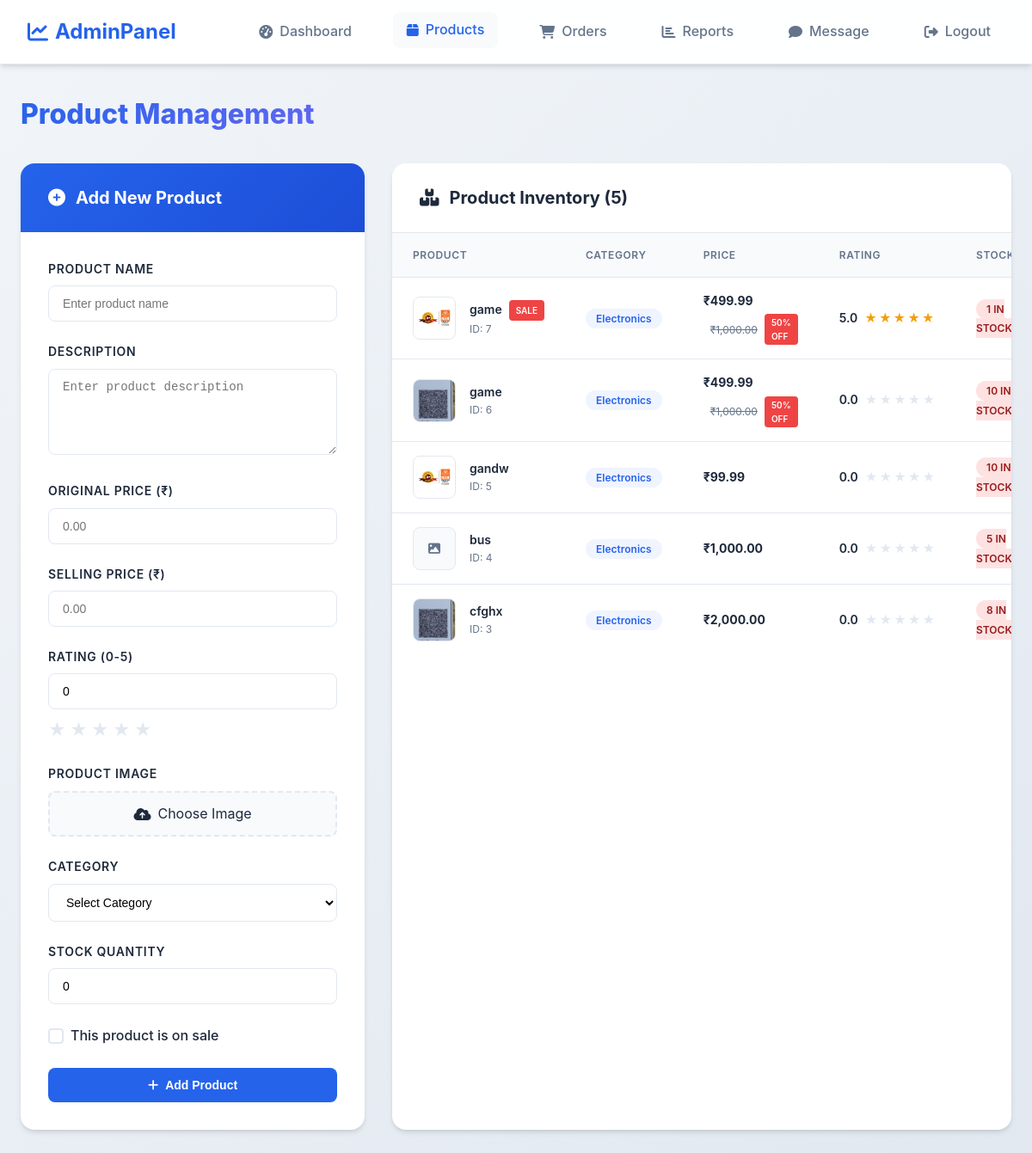
Screenshot of /admin/products.php (signed in) with the database file from the repository.
### tables this page shows
CREATE TABLE `products` (
  `product_id` int(11) NOT NULL,
  `product_name` varchar(100) DEFAULT NULL,
  `description` text DEFAULT NULL,
  `price` decimal(10,2) DEFAULT NULL,
  `original_price` int(50) NOT NULL,
  `rating` double NOT NULL,
  `on_sale` tinyint(1) NOT NULL,
  `image_url` varchar(255) DEFAULT NULL,
  `category_id` int(11) DEFAULT NULL,
  `stock_quantity` int(11) DEFAULT 0,
  `created_at` datetime DEFAULT current_timestamp(),
  `updated_at` datetime DEFAULT current_timestamp() ON UPDATE current_timestamp()
);

CREATE TABLE `categories` (
  `category_id` int(11) NOT NULL,
  `category_name` varchar(50) NOT NULL,
  `description` text DEFAULT NULL,
  `created_at` datetime DEFAULT current_timestamp()
);

### includes/db.php (called while the page is built, shortened)
<?php
function esc($s) {
    return htmlspecialchars($s, ENT_QUOTES | ENT_SUBSTITUTE, 'UTF-8');
}
?>

### admin/products.php (the view, shortened to what this page needs)
<?php
require_once __DIR__ . '/../includes/db.php';
$products   = $mysqli->query("SELECT p.*, c.category_name FROM products p
                 LEFT JOIN categories c ON p.category_id = c.category_id
                 ORDER BY p.product_id DESC")->fetch_all(MYSQLI_ASSOC);
?>
<!DOCTYPE html>
<html lang="en">
<head>
    <link rel="stylesheet" href="https://cdnjs.cloudflare.com/ajax/libs/font-awesome/6.4.0/css/all.min.css">
</head>
<body>
<?php include 'navbar.php'; ?>
<main class="container">
    <div class="page-header">
        <h1 class="page-title">Product Management</h1>
    </div>
    <div class="content-grid">
        <div class="form-card">
            <div class="card-header">
                <h3><i class="fas fa-plus-circle"></i> Add New Product</h3>
            </div>
            <div class="card-body">
                <form method="post" enctype="multipart/form-data">
                    <div class="form-group">
                        <label class="form-label">Product Name</label>
                        <input type="text" name="product_name" class="form-control" required placeholder="Enter product name">
                    </div>
                    <div class="form-group">
                        <label class="form-label">Description</label>
                        <textarea name="description" class="form-control" placeholder="Enter product description"></textarea>
                    </div>
                    <div class="form-group">
                        <label class="form-label">Original Price (₹)</label>
                        <input type="number" name="original_price" step="0.01" class="form-control" required placeholder="0.00">
                    </div>
                    <div class="form-group">
                        <label class="form-label">Selling Price (₹)</label>
                        <input type="number" name="price" step="0.01" class="form-control" required placeholder="0.00">
                    </div>
                    <div class="form-group">
                        <label class="form-label">Rating (0-5)</label>
                        <input type="number" name="rating" step="0.1" min="0" max="5" class="form-control" value="0" placeholder="0.0">
                        <div class="rating-stars" id="ratingStars">
                            <span class="rating-star" data-value="1">★</span>
                            <span class="rating-star" data-value="2">★</span>
                            <span class="rating-star" data-value="3">★</span>
                            <span class="rating-star" data-value="4">★</span>
                            <span class="rating-star" data-value="5">★</span>
                        </div>
                    </div>
                    <div class="form-group">
                        <label class="form-label">Product Image</label>
                        <div class="file-upload">
                            <label for="product_image" class="file-upload-label">
                                <i class="fas fa-cloud-upload-alt"></i>
                                Choose Image
                            </label>
                        </div>
                    </div>
                    <div class="form-group">
                        <label class="form-label">Category</label>
                        <select name="category_id" class="form-control" required>
                            <option value="">Select Category</option>
                        </select>
                    </div>
                    <div class="form-group">
                        <label class="form-label">Stock Quantity</label>
                        <input type="number" name="stock_quantity" class="form-control" value="0" min="0">
                    </div>
                    <div class="form-group">
                        <label class="checkbox-label">
                            <span class="checkbox-custom"></span>
                            This product is on sale
                        </label>
                    </div>
                    <button type="submit" class="btn btn-primary">
                        <i class="fas fa-plus"></i>
                        Add Product
                    </button>
                </form>
            </div>
        </div>
        <div class="products-card">
            <div class="card-header" style="background: white; border-bottom: 1px solid var(--border);">
                <h3 style="color: var(--dark);">
                    <i class="fas fa-boxes"></i>
                    Product Inventory (<?= count($products) ?>)
                </h3>
            </div>
            <div class="table-container">
                <table class="products-table">
                    <thead>
                        <tr>
                            <th>Product</th>
                            <th>Category</th>
                            <th>Price</th>
                            <th>Rating</th>
                            <th>Stock</th>
                        </tr>
                    </thead>
                    <tbody>
                        <?php if (empty($products)): ?>
                            <tr>
                                <td colspan="6">
                                    <div class="empty-state">
                                        <i class="fas fa-box-open"></i>
                                        <h3>No Products Found</h3>
                                        <p>Add your first product to get started</p>
                                    </div>
                                </td>
                            </tr>
                        <?php else: ?>
                            <?php foreach ($products as $p): ?>
                                <tr>
                                    <td>
                                        <div style="display: flex; align-items: center; gap: 1rem;">
                                            <?php if ($p['image_url']): ?>
                                                <img src="<?= $p['image_url'] ?>" alt="<?= esc($p['product_name']) ?>" class="product-image">
                                            <?php else: ?>
                                                <div class="product-image" style="background: var(--light); display: flex; align-items: center; justify-content: center;">
                                                    <i class="fas fa-image" style="color: var(--secondary);"></i>
                                                </div>
                                            <?php endif; ?>
                                            <div>
                                                <div style="font-weight: 600; color: var(--dark); display: flex; align-items: center;">
                                                    <?= esc($p['product_name']) ?>
                                                    <?php if ($p['on_sale']): ?>
                                                        <span class="sale-badge">SALE</span>
                                                    <?php endif; ?>
                                                </div>
                                                <div style="font-size: 0.75rem; color: var(--secondary);">ID: <?= $p['product_id'] ?></div>
                                            </div>
                                        </div>
                                    </td>
                                    <td>
                                        <span style="background: #f0f4ff; color: var(--primary); padding: 0.25rem 0.75rem; border-radius: 1rem; font-size: 0.75rem; font-weight: 600;">
                                            <?= esc($p['category_name']) ?>
                                        </span>
                                    </td>
                                    <td>
                                        <div class="current-price">
                                            ₹<?= number_format($p['price'], 2) ?>
                                        </div>
                                        <?php if ($p['original_price'] > $p['price']): ?>
                                            <div style="display: flex; align-items: center; margin-top: 0.25rem;">
                                                <span class="original-price">
                                                    ₹<?= number_format($p['original_price'], 2) ?>
                                                </span>
                                                <?php
                                                $discount_percent = round((($p['original_price'] - $p['price']) / $p['original_price']) * 100);
                                                ?>
                                                <span class="discount-badge">
                                                    <?= $discount_percent ?>% OFF
                                                </span>
                                            </div>
                                        <?php endif; ?>
                                    </td>
                                    <td>
                                        <div class="rating-display">
                                            <span class="rating-value"><?= number_format($p['rating'], 1) ?></span>
                                            <div class="rating-stars-display">
                                                <?php
                                                $rating = $p['rating'];
                                                for ($i = 1; $i <= 5; $i++):
                                                    $starClass = $i <= $rating ? 'active' : '';
                                                ?>
                                                    <span class="rating-star-display <?= $starClass ?>">★</span>
                                                <?php endfor; ?>
                                            </div>
                                        </div>
                                    </td>
                                    <td>
                                        <?php
                                        $stock_class = 'stock-high';
                                        if ($p['stock_quantity'] == 0) {
                                            $stock_class = 'stock-out';
                                        } elseif ($p['stock_quantity'] <= 10) {
                                            $stock_class = 'stock-low';
                                        } elseif ($p['stock_quantity'] <= 25) {
                                            $stock_class = 'stock-medium';
                                        }
                                        ?>
                                        <span class="stock-badge <?= $stock_class ?>">
                                            <?= $p['stock_quantity'] ?> in stock
                                        </span>
                                    </td>
                                </tr>
                            <?php endforeach; ?>
                        <?php endif; ?>
                    </tbody>
                </table>
            </div>
        </div>
    </div>
</main>
</body>
</html>

### admin/navbar.php (style rules this page uses)
:root { --primary: #2563eb; --primary-dark: #1d4ed8; --secondary: #64748b; --success: #10b981; --warning: #f59e0b; --danger: #ef4444; --info: #06b6d4; --light: #f8fafc; --dark: #1e293b; --border: #e2e8f0; --shadow: 0 4px 6px -1px rgba(0, 0, 0, 0.1), 0 2px 4px -1px rgba(0, 0, 0, 0.06); }

### rows the page displays
products: image_url (picture), product_name "game", on_sale "SALE", product_id "7", category.category_name "Electronics", price "499.99", original_price "1,000.00", discount_percent "50", rating "5.0", stock_quantity "1"
products: image_url (picture), product_name "game", product_id "6", category.category_name "Electronics", price "499.99", original_price "1,000.00", discount_percent "50", rating "0.0", stock_quantity "10"
products: image_url (picture), product_name "gandw", product_id "5", category.category_name "Electronics", price "99.99", rating "0.0", stock_quantity "10"
products: image_url "0" (drawn), product_name "bus", product_id "4", category.category_name "Electronics", price "1,000.00", rating "0.0", stock_quantity "5"
products: image_url (picture), product_name "cfghx", product_id "3", category.category_name "Electronics", price "2,000.00", rating "0.0", stock_quantity "8"

### other values shown
count($products) "5"
